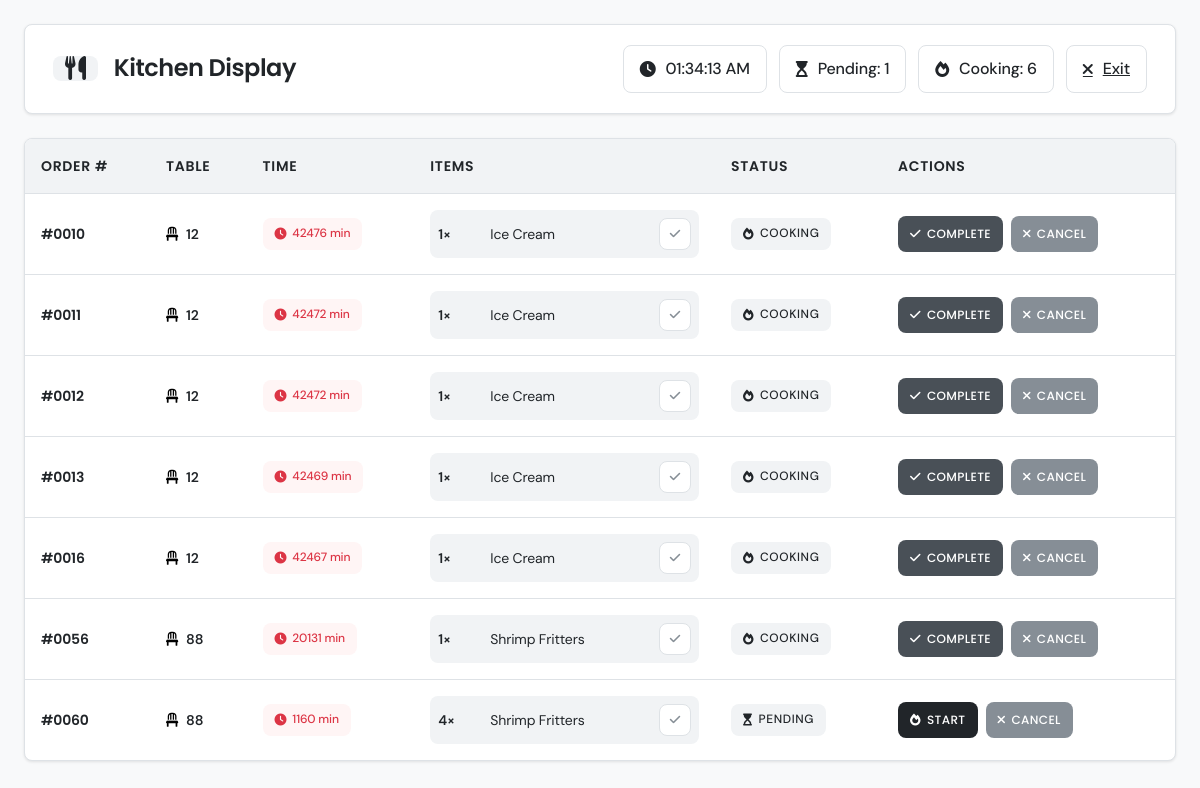
Page /admin/kitchen.php (signed in) on the committed database.
### tables this page shows
CREATE TABLE `orders` (
  `id` int(11) NOT NULL,
  `table_id` int(11) DEFAULT NULL,
  `status` enum('pending','processing','completed','cancelled') DEFAULT 'pending',
  `total_amount` decimal(10,2) DEFAULT 0.00,
  `created_at` timestamp NULL DEFAULT current_timestamp()
);

CREATE TABLE `tables` (
  `id` int(11) NOT NULL,
  `table_number` int(11) NOT NULL,
  `status` enum('active','inactive') DEFAULT 'active',
  `created_at` timestamp NULL DEFAULT current_timestamp()
);

### classes/Order.php (called while the page is built, shortened)
<?php
class Order extends Model {
    protected $table_name = "orders";
    protected $conn;
    public function __construct($db) {
        $this->conn = $db;
    }
    public function getOrdersByStatus($status) {
        try {
            $query = "SELECT o.*, t.table_number,
                      COUNT(oi.id) as item_count,
                      GROUP_CONCAT(
                        JSON_OBJECT(
                            'name', mi.name,
                            'quantity', oi.quantity,
                            'price', oi.price,
                            'instructions', COALESCE(oi.special_instructions, '')
                        )
                      ) as items_data
                      FROM " . $this->table_name . " o
                      LEFT JOIN tables t ON o.table_id = t.id
                      LEFT JOIN order_items oi ON o.id = oi.order_id
                      LEFT JOIN menu_items mi ON oi.menu_item_id = mi.id
                      WHERE o.status = :status
                      GROUP BY o.id, o.table_id, o.status, o.total_amount, o.created_at, t.table_number
                      ORDER BY o.created_at ASC";
            $stmt = $this->conn->prepare($query);
            $stmt->bindParam(':status', $status);
            $stmt->execute();
            $orders = $stmt->fetchAll(PDO::FETCH_ASSOC);
            foreach ($orders as &$order) {
                $items_data = explode('},{', trim($order['items_data'], '[]'));
                $order['items'] = [];
                $order['special_instructions'] = [];
                foreach ($items_data as $item_json) {
                    if (!empty($item_json)) {
                        $item = json_decode($item_json, true);
                        if ($item) {
                            $order['items'][] = $item['name'] . ' (' . $item['quantity'] . ')';
                        }
                    }
                }
            }
            return $orders;
        } catch (PDOException $e) {
            throw new Exception("Error fetching orders by status: " . $e->getMessage());
        }
    }
}
?>

### admin/kitchen.php (the view, shortened to what this page needs)
<?php
require_once(__DIR__ . '/../classes/Order.php');
$database = new Database();
$db = $database->getConnection();
$orderModel = new Order($db);
try {
    $pending_orders = $orderModel->getOrdersByStatus('pending');
    $processing_orders = $orderModel->getOrdersByStatus('processing');
    $all_orders = array_merge($pending_orders ?? [], $processing_orders ?? []);
    usort($all_orders, function($a, $b) {
        return strtotime($a['created_at']) - strtotime($b['created_at']);
    });
} catch (Exception $e) {
    $error_message = $e->getMessage();
    $pending_orders = [];
    $processing_orders = [];
    $all_orders = [];
}
?>
<!DOCTYPE html>
<html lang="en">
<head>
    <link href="https://cdn.jsdelivr.net/npm/bootstrap@5.1.3/dist/css/bootstrap.min.css" rel="stylesheet">
    <link href="https://cdnjs.cloudflare.com/ajax/libs/font-awesome/6.0.0/css/all.min.css" rel="stylesheet">
</head>
<body>
    <div class="kitchen-display">
        <header class="header">
            <div class="header-title">
                <i class="fas fa-utensils fa-lg"></i>
                <h1 class="page-title">Kitchen Display</h1>
            </div>
            <div class="header-stats">
                <div class="stat-box">
                    <i class="fas fa-clock"></i>
                    <span id="currentTime"></span>
                </div>
                <div class="stat-box">
                    <i class="fas fa-hourglass-start"></i>
                    <span>Pending: <?php echo count($pending_orders); ?></span>
                </div>
                <div class="stat-box">
                    <i class="fas fa-fire"></i>
                    <span>Cooking: <?php echo count($processing_orders); ?></span>
                </div>
                <a href="dashboard.php" class="stat-box">
                    <i class="fas fa-times"></i>
                    <span>Exit</span>
                </a>
            </div>
        </header>
        <?php if (empty($all_orders)): ?>
        <div class="no-orders">
            <i class="fas fa-check-circle"></i>
            <h2>All Caught Up!</h2>
            <p>No pending orders at the moment</p>
        </div>
        <?php else: ?>
        <div class="orders-table-container">
            <table class="orders-table">
                <thead>
                    <tr>
                        <th>Order #</th>
                        <th>Table</th>
                        <th>Time</th>
                        <th>Items</th>
                        <th>Status</th>
                        <th>Actions</th>
                    </tr>
                </thead>
                <tbody>
                    <?php foreach ($all_orders as $order):
                        $is_pending = $order['status'] === 'pending';
                        $order_time = strtotime($order['created_at']);
                        $time_diff = time() - $order_time;
                        $minutes = round($time_diff / 60);
                        $time_warning = ($is_pending && $minutes > 30) || (!$is_pending && $minutes > 45);
                    ?>
                    <tr class="<?php echo $is_pending ? 'pending' : 'cooking'; ?>"
                        data-order-id="<?php echo $order['id']; ?>"
                        data-status="<?php echo $is_pending ? 'pending' : 'processing'; ?>">
                        <td>
                            <div class="order-number">
                                #<?php echo str_pad($order['id'], 4, '0', STR_PAD_LEFT); ?>
                            </div>
                        </td>
                        <td>
                            <div class="table-info">
                                <i class="fas fa-chair"></i>
                                <span class="table-number"><?php echo htmlspecialchars($order['table_number']); ?></span>
                            </div>
                        </td>
                        <td>
                            <div class="time-badge <?php echo $time_warning ? 'warning' : ''; ?>">
                                <i class="fas fa-clock"></i>
                                <?php echo $minutes; ?> min
                            </div>
                        </td>
                        <td>
                            <div class="items-list">
                                <?php
                                $items = explode(', ', $order['items']);
                                foreach ($items as $index => $item):
                                    $item_parts = explode(' (', $item);
                                    $item_name = $item_parts[0];
                                    $quantity = rtrim($item_parts[1], ')');
                                ?>
                                <div class="item" data-item-id="<?php echo $index; ?>">
                                    <div class="quantity"><?php echo $quantity; ?>×</div>
                                    <div class="item-name"><?php echo htmlspecialchars($item_name); ?></div>
                                    <button class="item-btn" onclick="toggleItemComplete(this)" title="Mark as complete">
                                        <i class="fas fa-check"></i>
                                    </button>
                                </div>
                                <?php endforeach; ?>
                            </div>
                        </td>
                        <td>
                            <div class="status-badge">
                                <?php if ($is_pending): ?>
                                <i class="fas fa-hourglass-start"></i> PENDING
                                <?php else: ?>
                                <i class="fas fa-fire"></i> COOKING
                                <?php endif; ?>
                            </div>
                        </td>
                        <td>
                            <div class="action-buttons">
                                <form method="POST" class="order-form">
                                    <button type="submit" name="update_status" class="action-btn">
                                        <?php if ($is_pending): ?>
                                        <i class="fas fa-fire"></i> START
                                        <?php else: ?>
                                        <i class="fas fa-check"></i> COMPLETE
                                        <?php endif; ?>
                                    </button>
                                </form>
                                <form method="POST" class="cancel-form" onsubmit="return confirmCancel()">
                                    <button type="submit" name="update_status" class="cancel-btn">
                                        <i class="fas fa-times"></i> CANCEL
                                    </button>
                                </form>
                            </div>
                        </td>
                    </tr>
                    <?php endforeach; ?>
                </tbody>
            </table>
        </div>
        <?php endif; ?>
    </div>
</body>
</html>

### rows in the picture
orders: id "0010", table.table_number "12", quantity "1", item_name "Ice Cream", status "processing" (drawn)
orders: id "0011", table.table_number "12", quantity "1", item_name "Ice Cream", status "processing" (drawn)
orders: id "0012", table.table_number "12", quantity "1", item_name "Ice Cream", status "processing" (drawn)
orders: id "0013", table.table_number "12", quantity "1", item_name "Ice Cream", status "processing" (drawn)
orders: id "0016", table.table_number "12", quantity "1", item_name "Ice Cream", status "processing" (drawn)
orders: id "0056", table.table_number "88", quantity "1", item_name "Shrimp Fritters", status "processing" (drawn)
orders: id "0060", table.table_number "88", quantity "4", item_name "Shrimp Fritters", status "pending" (drawn)

### other values in the picture
count($pending_orders) "1"
count($processing_orders) "6"
